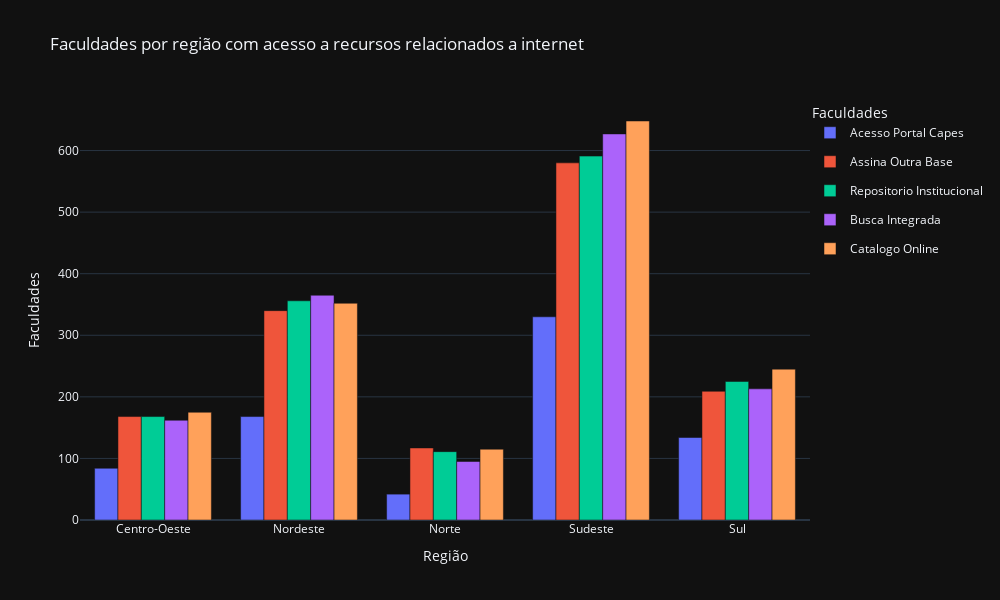

This figure's notebook cell:
### Code cell
#plotando o grafico de barras
fig = px.bar(regioes_faculdades_online_outros, x='NO_REGIAO_IES', y='Faculdades', title='Faculdades por região com acesso a recursos relacionados a internet', color='Acesso', barmode='group')
fig.layout.template = 'plotly_dark'
fig.layout.xaxis.title = 'Região'
fig.layout.yaxis.title = 'Faculdades'
fig.layout.legend = dict(x=1, y=1, title='Faculdades')
fig.update_layout(width=1000, height=600)

### Figure 1 — Plotly figure (JSON) as saved in the notebook; plotly's stock layout.template omitted (floating-point values rounded to 4 significant figures)
{"data": [{"alignmentgroup": "True", "hovertemplate": "Acesso=Acesso Portal Capes<br>NO_REGIAO_IES=%{x}<br>Faculdades=%{y}<extra></extra>", "legendgroup": "Acesso Portal Capes", "marker": {"color": "#636efa", "pattern": {"shape": ""}}, "name": "Acesso Portal Capes", "offsetgroup": "Acesso Portal Capes", "orientation": "v", "showlegend": true, "textposition": "auto", "type": "bar", "x": ["Centro-Oeste", "Nordeste", "Norte", "Sudeste", "Sul"], "xaxis": "x", "y": [84, 168, 42, 330, 134], "yaxis": "y"}, {"alignmentgroup": "True", "hovertemplate": "Acesso=Assina Outra Base<br>NO_REGIAO_IES=%{x}<br>Faculdades=%{y}<extra></extra>", "legendgroup": "Assina Outra Base", "marker": {"color": "#EF553B", "pattern": {"shape": ""}}, "name": "Assina Outra Base", "offsetgroup": "Assina Outra Base", "orientation": "v", "showlegend": true, "textposition": "auto", "type": "bar", "x": ["Centro-Oeste", "Nordeste", "Norte", "Sudeste", "Sul"], "xaxis": "x", "y": [168, 340, 117, 580, 209], "yaxis": "y"}, {"alignmentgroup": "True", "hovertemplate": "Acesso=Repositorio Institucional<br>NO_REGIAO_IES=%{x}<br>Faculdades=%{y}<extra></extra>", "legendgroup": "Repositorio Institucional", "marker": {"color": "#00cc96", "pattern": {"shape": ""}}, "name": "Repositorio Institucional", "offsetgroup": "Repositorio Institucional", "orientation": "v", "showlegend": true, "textposition": "auto", "type": "bar", "x": ["Centro-Oeste", "Nordeste", "Norte", "Sudeste", "Sul"], "xaxis": "x", "y": [168, 356, 111, 591, 225], "yaxis": "y"}, {"alignmentgroup": "True", "hovertemplate": "Acesso=Busca Integrada<br>NO_REGIAO_IES=%{x}<br>Faculdades=%{y}<extra></extra>", "legendgroup": "Busca Integrada", "marker": {"color": "#ab63fa", "pattern": {"shape": ""}}, "name": "Busca Integrada", "offsetgroup": "Busca Integrada", "orientation": "v", "showlegend": true, "textposition": "auto", "type": "bar", "x": ["Centro-Oeste", "Nordeste", "Norte", "Sudeste", "Sul"], "xaxis": "x", "y": [162, 365, 95, 627, 213], "yaxis": "y"}, {"alignmentgroup": "True", "hovertemplate": "Acesso=Catalogo Online<br>NO_REGIAO_IES=%{x}<br>Faculdades=%{y}<extra></extra>", "legendgroup": "Catalogo Online", "marker": {"color": "#FFA15A", "pattern": {"shape": ""}}, "name": "Catalogo Online", "offsetgroup": "Catalogo Online", "orientation": "v", "showlegend": true, "textposition": "auto", "type": "bar", "x": ["Centro-Oeste", "Nordeste", "Norte", "Sudeste", "Sul"], "xaxis": "x", "y": [175, 352, 115, 648, 245], "yaxis": "y"}], "layout": {"barmode": "group", "height": 600, "legend": {"title": {"text": "Faculdades"}, "x": 1, "y": 1}, "title": {"text": "Faculdades por região com acesso a recursos relacionados a internet"}, "width": 1000, "xaxis": {"anchor": "y", "domain": [0, 1], "title": {"text": "Região"}}, "yaxis": {"anchor": "x", "domain": [0, 1], "title": {"text": "Faculdades"}}}}
